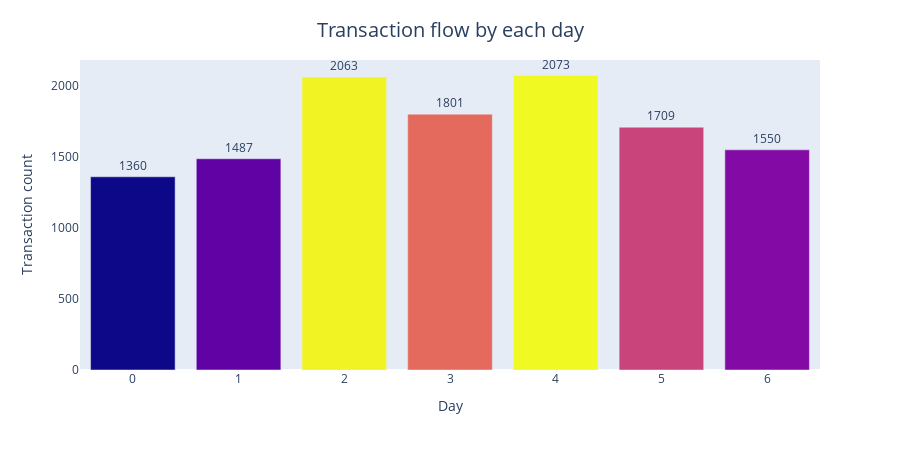

The code cell stored with this chart in its notebook:
### Code cell
fig= px.bar(data_frame=df2, 
 x=df2['day'].value_counts().index.tolist(),  
 y=df2['day'].value_counts().tolist(), 
 color=df2['day'].value_counts().tolist(),  
 text=df2['day'].value_counts().tolist()  
 ) 
fig.update_traces(textposition='outside',marker_coloraxis=None) 
fig.update_xaxes(title='Day',showgrid=False)  
fig.update_yaxes(title='Transaction count',showgrid=False) 
fig.update_layout( 
 title=dict(text = "Transaction flow by each day",x=0.5,y=0.95), 
 title_font_size=20, 
showlegend=False, 
height = 450, 
 ) 
fig.show()

### Figure 1 — Plotly figure (JSON) as saved in the notebook; plotly's stock layout.template omitted (floating-point values rounded to 4 significant figures)
{"data": [{"alignmentgroup": "True", "hovertemplate": "x=%{x}<br>y=%{y}<br>text=%{text}<br>color=%{marker.color}<extra></extra>", "legendgroup": "", "marker": {"color": [2073, 2063, 1801, 1709, 1550, 1487, 1360], "pattern": {"shape": ""}}, "name": "", "offsetgroup": "", "orientation": "v", "showlegend": false, "text": [2073, 2063, 1801, 1709, 1550, 1487, 1360], "textposition": "outside", "type": "bar", "x": [4, 2, 3, 5, 6, 1, 0], "xaxis": "x", "y": [2073, 2063, 1801, 1709, 1550, 1487, 1360], "yaxis": "y"}], "layout": {"barmode": "relative", "coloraxis": {"colorbar": {"title": {"text": "color"}}, "colorscale": [[0, "#0d0887"], [0.1111, "#46039f"], [0.2222, "#7201a8"], [0.3333, "#9c179e"], [0.4444, "#bd3786"], [0.5556, "#d8576b"], [0.6667, "#ed7953"], [0.7778, "#fb9f3a"], [0.8889, "#fdca26"], [1, "#f0f921"]]}, "height": 450, "legend": {"tracegroupgap": 0}, "margin": {"t": 60}, "showlegend": false, "title": {"font": {"size": 20}, "text": "Transaction flow by each day", "x": 0.5, "y": 0.95}, "xaxis": {"anchor": "y", "domain": [0, 1], "showgrid": false, "title": {"text": "Day"}}, "yaxis": {"anchor": "x", "domain": [0, 1], "showgrid": false, "title": {"text": "Transaction count"}}}}
